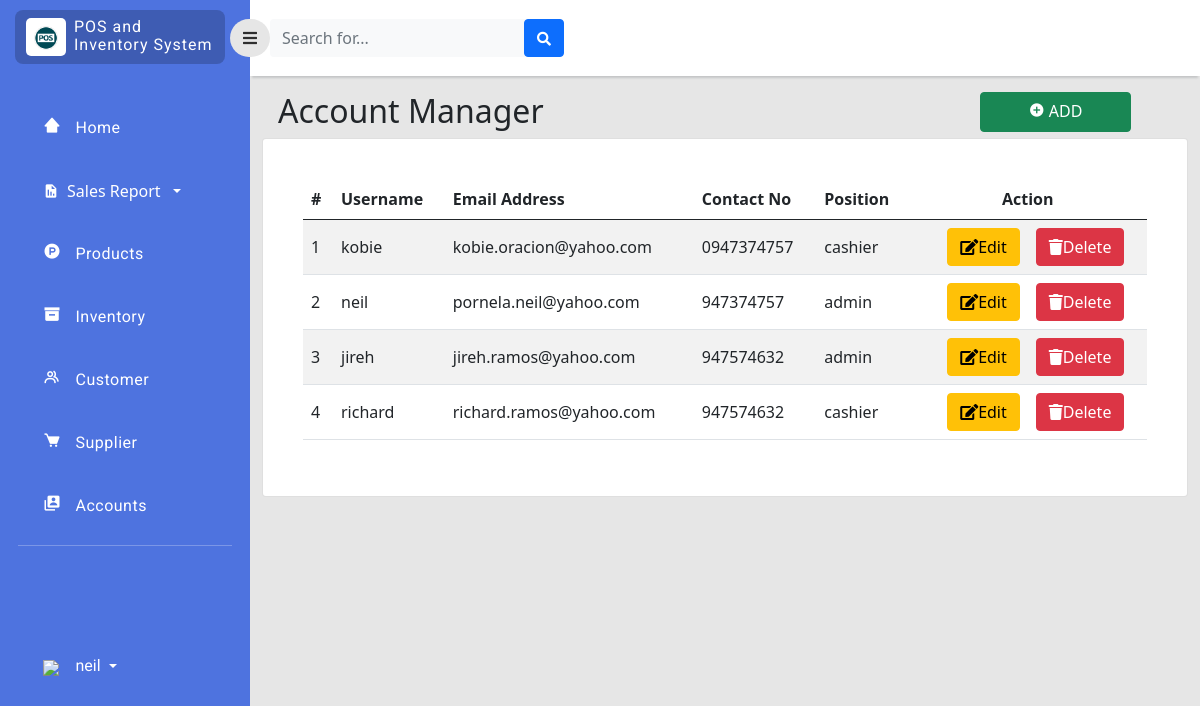
The page /php/user_manager.php (signed in) on the database its author committed.
### tables this page shows
CREATE TABLE `users` (
  `id` int(11) NOT NULL,
  `username` varchar(255) NOT NULL,
  `email_address` varchar(255) NOT NULL,
  `password` varchar(255) NOT NULL,
  `contact_no` varchar(11) NOT NULL,
  `position` enum('admin','cashier') NOT NULL
);

### php/user_manager.php (the view, shortened to what this page needs)
<?php
include 'connection.php';
?>
<!doctype html>
<html lang="en">
  <head>
    <link href="https://cdn.jsdelivr.net/npm/bootstrap@5.0.2/dist/css/bootstrap.min.css" rel="stylesheet"
>
    <link rel="stylesheet" type="text/css" href="../style/dash.css">
    <link
      href="https://cdnjs.cloudflare.com/ajax/libs/font-awesome/5.15.1/css/all.min.css"
      rel="stylesheet"
    />
    <link href='https://unpkg.com/boxicons@2.1.2/css/boxicons.min.css' rel='stylesheet'>
    </head>
    <body>
    <div class="page">
        <div class="sidebar">
            <div class="sidebar-header">
                <div class="sidebar-logo-container">
                    <div class="logo-container">
                        <img class="logo-sidebar" src="../image/logo.png" />
                    </div>
                    <div class="sys-name-container mt-2">
                        <p class="sys-name">
                            POS and <br>
                            <span class="brand-subname">
                            Inventory System
                            </span>
                        </p>
                    </div>
                </div>
            </div>
            <div class="sidebar-body">
                <ul class="navigation-list">
                    <li class="navigation-list-item">
                        <a class="navigation-link" href="dashboard.php">
                            <div class="row">
                                <div class="col-2">
                                    <i class='bx bxs-home-alt-2'></i>
                                </div>
                                <div class="col-9">
                                    Home
                                </div>
                            </div>
                        </a>
                    </li>
                     <li class="navigation-list-item">
                        <a href="#submenu1" data-bs-toggle="collapse" class="d-flex align-items-center text-white text-decoration-none dropdown-toggle" >
                            <i class='bx bxs-report bi'></i><span class="mx-2 text-white">Sales Report</span></a>
                    </li>
                    <li class="navigation-list-item">
                        <a class="navigation-link" href="product.php">
                            <div class="row">
                                <div class="col-2">
                                    <i class='bx bxl-product-hunt' ></i>
                                </div>
                                <div class="col-9">
                                    Products
                                </div>
                            </div>
                        </a>
                    </li>
                    <li class="navigation-list-item">
                        <a class="navigation-link" href="inventory.php">
                            <div class="row">
                                <div class="col-2">
                                    <i class='bx bxs-box'></i>
                                </div>
                                <div class="col-9">
                                    Inventory
                                </div>
                            </div>
                        </a>
                    </li>
                    <li class="navigation-list-item">
                        <a class="navigation-link" href="customer.php">
                            <div class="row">
                                <div class="col-2">
                                    <i class='bx bx-group'></i>
                                </div>
                                <div class="col-9">
                                    Customer
                                </div>
                            </div>
                        </a>
                    </li>
                    <li class="navigation-list-item">
                        <a class="navigation-link" href="supplier.php">
                            <div class="row">
                                <div class="col-2">
                                    <i class='bx bxs-cart' ></i>
                                </div>
                                <div class="col-9">
                                    Supplier
                                </div>
                            </div>
                        </a>
                    </li>
                    <li class="navigation-list-item">
                        <a class="navigation-link" href="user_manager.php">
                            <div class="row">
                                <div class="col-2">
                                    <i class='bx bxs-user-account'></i>
                                </div>
                                <div class="col-9">
                                    Accounts
                                </div>
                            </div>
                        </a>
                    </li>
                    <hr style="color:rgb(255, 255, 255);margin-top:10px;">
                     <li class="navigation-list-item" style="margin-top:45%;">
                        <div class="dropdown pb-1">
                            <a href="#" class="d-flex align-items-center text-white text-decoration-none dropdown-toggle" id="dropdownUser1" data-bs-toggle="dropdown" aria-expanded="false">
                                <div class="col-2">
                                    <img src="../image/user_35px.png" />
                                </div>
                                <span class="d-none d-sm-inline mx-1"><?php echo $_SESSION["username"];  ?></span>
                            </a>
                        </div>
                    </li>
                </ul>
            </div>
        </div>
        <div class="content">
            <div class="navigationBar">
                <button id="sidebarToggle" class="btn sidebarToggle">
                    <i class="fas fa-bars"></i>
                </button>
                <form class="d-none d-sm-inline-block form-inline mr-auto ml-md-3 my-2 my-md-0 mw-100 navbar-search">
                    <div class="input-group">
                        <input type="text" class="form-control bg-light border-0 small" placeholder="Search for..."aria-label="Search" aria-describedby="basic-addon2">
                        <div class="input-group-append">
                            <button class="btn btn-primary" type="button">
                                <i class="fas fa-search fa-sm"></i>
                            </button>
                        </div>
                    </div>
                </form>
            </div>
            <div class="col py-3 d-flex justify-content-center overflow-auto">
                <div class="container-fluid">
                    <div class="row">
                        <div class="col d-flex justify-content">
                            <br>
                            <div class="w-50">
                                <h2 class="text-dark text-start ps-3 ">Account Manager </h2>
                            </div>
                            <div class="position-left w-50">
                                <button type="button" class="btn btn-success px-5 pb-2" data-bs-toggle="modal" data-bs-target="#Modals" style="margin-left: 55%;"><b><i class='bx bxs-plus-circle'></i> </b> ADD</button>
                            </div>
                        </div>
                    </div>
                    <div class="row">
                        <div class="col">
                            <div class="card">
                                <div class="card-body rounded-3 m-4 table-responsive-lg">
                                    <table class="table table-striped align-middle">
                                        <thead>
                                            <tr>
                                                <th scope="col">#</th>
                                                <th scope="col">Username</th>
                                                <th scope="col">Email Address</th>
                                                <th scope="col">Contact No</th>
                                                <th scope="col">Position</th>
                                                <th scope="col" style="text-align: center;">Action</th>
                                            </tr>
                                        </thead>
                                        <tbody>
                                            <?php
                                            $query=mysqli_query($con,"SELECT * FROM users");
                                            while ($row=mysqli_fetch_assoc($query)) { ?>
                                            <tr>
                                                <td><?php echo $row['id']; ?></td>
                                                <td><?php echo $row['username']; ?></td>
                                                <td><?php echo $row['email_address']; ?></td>
                                                <td><?php echo $row['contact_no']; ?></td>
                                                <td><?php echo $row['position']; ?></td>
                                                <td>
                                                    <div class="d-flex flex-row justify-content-center">
                                                        <button class="btn btn-warning editbtn mx-3" data-toggle="modal" type="button"><i class="fas fa-edit" data-toggle="tooltip" title="edit"></i>Edit</button>
                                                        <button class="btn btn-danger deletebtn" data-toggle="modal" type="button"><i class="fas fa-trash" data-toggle="tooltip" title="edit"></i>Delete</button>
                                                    </div>
                                                </td>
                                            </tr>
                                        <?php } ?>
                                    </tbody>
                                    </table>
                                </div>
                            </div>
                        </div>
                    </div>
                </div>
            </div>
        </div>
    </div>
</body>
</html>

### style/dash.css (style rules this page uses)
body { background-color: #e6e6e6; }
.page .sidebar { background: rgb(78, 115, 223); position: fixed; top: 0; left: 0; width: 250px; height: 100vh; overflow-y: auto; overflow-x: hidden; transition: all 0.3s ease; }
.page .content { margin-left: 250px; transition: all 0.3s ease; }
.navigationBar { background-color: white; height: 50px; display: flex; padding: 38px 0px; align-items: center; box-shadow: 0 4px 2px -2px #c5c6c7; }
.sidebarToggle { font-size: 16px; color: rgb(0, 0, 0, 0.8); margin-left: -20px; z-index: 999; border-radius: 50px; background-color: #e6e6e6; transition: all 0.3s ease; outline: none!important; box-shadow: none!important; }
.sidebar-header { padding: 10px 25px 10px 15px; }
.sidebar-logo-container { background-color: rgb(0, 0, 0, 0.2); border-radius: 8px; padding-left: 3px; display: flex; }
.logo-container { max-width: 40px; background-color: #fff; border-radius: 5px; margin: 8px; padding: 6px 8px; }
.logo-sidebar { width: 100%; height: auto; }
.sys-name { color: white; margin: 0px; line-height: 1.1rem; font-size: 16px; letter-spacing: 1px; font-family: 'Roboto', sans-serif; }
.navigation-list { list-style-type:none; padding: 0px 18px; margin-top: 30px; }
.navigation-list-item { padding: 12px 18px 12px 25px; margin: 15px 0px; border-radius: 8px; }
.navigation-link { color: #fff; letter-spacing: 0.5px; font-weight: 400; text-decoration: none; font-size: 16px; font-family: 'Roboto', sans-serif; }
.navigation-link i { font-size: 18px; color: #fff; }
.navigation-list-item .dropdown span { text-decoration: none; font-size: 16px; font-family: 'Roboto', sans-serif; }

### rows shown on the page
users: id "1", username "kobie", email_address "kobie.oracion@yahoo.com", contact_no "0947374757", position "cashier"
users: id "2", username "neil", email_address "pornela.neil@yahoo.com", contact_no "947374757", position "admin"
users: id "3", username "jireh", email_address "jireh.ramos@yahoo.com", contact_no "947574632", position "admin"
users: id "4", username "richard", email_address "richard.ramos@yahoo.com", contact_no "947574632", position "cashier"

### other values the page prints
$_SESSION["username"] "neil"
